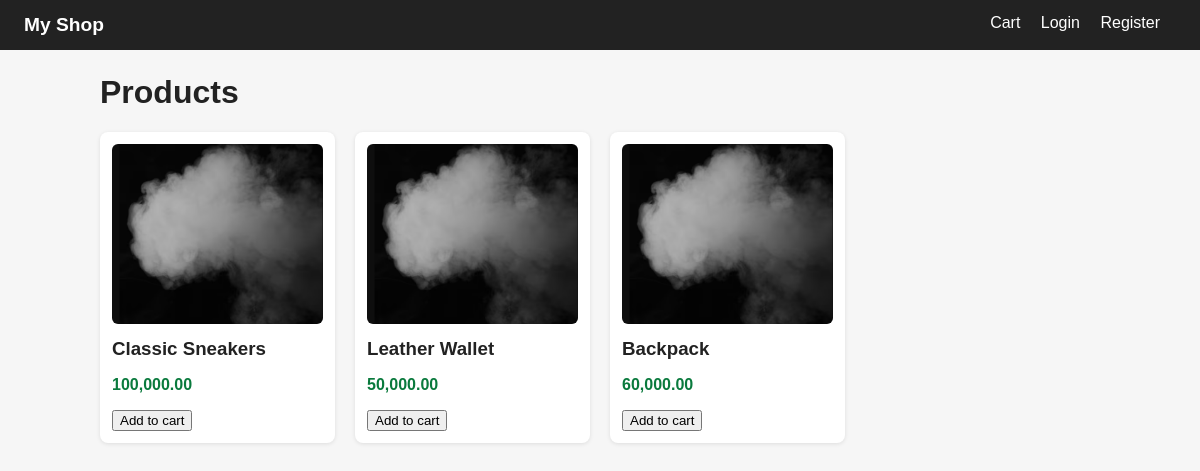
The page / on the database its author committed.
### models.py (models this page shows)
class Product(SQLModel, table=True):
    id:Optional[int] = Field(default=None, primary_key=True)
    name:str
    description: str = ""
    price: float
    image: str = "placeholder.jpg"
    stock: int =10

### routers/products.py (the view)
@router.get("/")
def home (
    request: Request,
    db: Session = Depends(get_db),
    user=Depends(get_optional_user)
    ):
    products = db.exec (select(Product)).all()
    return templates.TemplateResponse(
        request, "product_list.html", {"products": products, "user": user}
    )

### templates/product_list.html (shortened to what this page needs)
{% extends "base.html" %}
{% block content %}
<h1>Products</h1>
<div class="grid">
  {% for p in products %}
  <div class="card">
    <img src="{{ url_for('static', path='images/' ~ p.image) }}" alt="{{ p.name }}">
    <h3><a href="/products/{{ p.id }}">{{ p.name }}</a></h3>
    <p class="price">{{ "{:,.2f}".format(p.price) }}</p>
    <form action="/cart/add/{{ p.id }}" method="post">
      {% if p.stock > 0 %}
        <button type="submit">Add to cart</button>
      {% else %}
        <button type="button" disabled>Out of stock</button>
      {% endif %}
    </form>
  </div>
  {% else %}
  <p>No products yet.</p>
  {% endfor %}
</div>
{% endblock %}

### templates/base.html (shortened to what this page needs)
<!DOCTYPE html>
<html lang="en">
<head>
  <link rel="stylesheet" href="{{ url_for('static', path='css/style.css') }}">
</head>
<body>
    <nav>
    <a href="/" class="brand">My Shop</a>
    <span class="nav-right">
    <a href="/cart">Cart</a>
      {% if user %}
        <span>{{ user.email }}</span>
        <form action="/logout" method="post" style="display:inline">
          <button type="submit">Logout</button>
        </form>
      {% else %}
        <a href="/login">Login</a>
        <a href="/register">Register</a>
      {% endif %}
    </span>
  </nav>
  <main>
    {% block content %}{% endblock %}
  </main>
</body>
</html>

### static/css/style.css (style rules this page uses)
body { font-family: Arial, sans-serif; margin: 0; background: #f6f6f6; color: #222; }
nav { background: #222; padding: 14px 24px; }
nav a { color: white; text-decoration: none; margin-right: 16px; }
.brand { font-weight: bold; font-size: 1.2rem; }
main { max-width: 1000px; margin: 24px auto; padding: 0 16px; }
.grid { display: grid; grid-template-columns: repeat(auto-fill, minmax(220px, 1fr)); gap: 20px; }
.card { background: white; border-radius: 8px; padding: 12px; box-shadow: 0 1px 4px rgba(0, 0, 0, 0.1); }
.card img { width: 100%; height: 180px; object-fit: cover; border-radius: 6px; }
.card h3 { margin: 10px 0 4px; }
.card a { color: inherit; text-decoration: none; }
.price { font-weight: bold; color: #0a7a3d; }
.nav-right { float: right; color: white; }

### rows shown on the page
Product: image (placeholder picture), name "Classic Sneakers", price "100,000.00", stock "Add to cart"
Product: image (placeholder picture), name "Leather Wallet", price "50,000.00", stock "Add to cart"
Product: image (placeholder picture), name "Backpack", price "60,000.00", stock "Add to cart"
